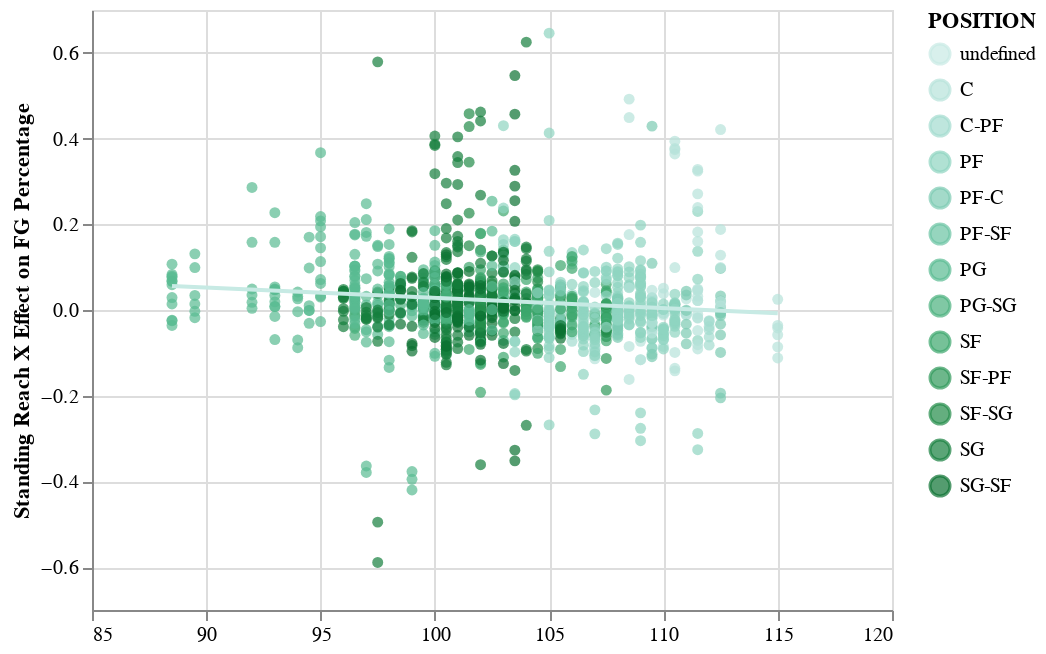

The notebook cell this image was saved under:
### Code cell
Base = alt.Chart(allclasses).mark_circle(size=30).encode(
x=alt.X(
  'STANDING_REACH',
  axis=alt.Axis(),
  scale=Scale(domain=[85, 120]),
  title=None
  ),
  y=alt.Y(
  'PCT_PLUSMINUS',
  axis=alt.Axis(),
  scale=Scale(domain=[-0.7, 0.7]),
  title='Standing Reach X Effect on FG Percentage'
  ),
  color = alt.Color('POSITION',scale = alt.Scale(scheme='bluegreen'))
 )

Base + Base.transform_regression('STANDING_REACH','PCT_PLUSMINUS').mark_line(color='black')

### Figure 1 — Vega-Lite specification as saved in the notebook (floating-point values rounded to 4 significant figures; data arrays with more than 128 entries replaced by an {"elided": "..."} marker saying what was removed)
{"config": {"view": {"continuousWidth": 400, "continuousHeight": 300}}, "layer": [{"mark": {"type": "circle", "size": 30}, "encoding": {"color": {"field": "POSITION", "scale": {"scheme": "bluegreen"}, "type": "nominal"}, "x": {"axis": {}, "field": "STANDING_REACH", "scale": {"domain": [85, 120]}, "title": null, "type": "quantitative"}, "y": {"axis": {}, "field": "PCT_PLUSMINUS", "scale": {"domain": [-0.7, 0.7]}, "title": "Standing Reach X Effect on FG Percentage", "type": "quantitative"}}}, {"mark": {"type": "line", "color": "black"}, "encoding": {"color": {"field": "POSITION", "scale": {"scheme": "bluegreen"}, "type": "nominal"}, "x": {"axis": {}, "field": "STANDING_REACH", "scale": {"domain": [85, 120]}, "title": null, "type": "quantitative"}, "y": {"axis": {}, "field": "PCT_PLUSMINUS", "scale": {"domain": [-0.7, 0.7]}, "title": "Standing Reach X Effect on FG Percentage", "type": "quantitative"}}, "transform": [{"on": "STANDING_REACH", "regression": "PCT_PLUSMINUS"}]}], "data": {"name": "data-88c67476a4503f0a087d1a6d730d223e"}, "$schema": "https://vega.github.io/schema/vega-lite/v4.17.0.json", "datasets": {"data-88c67476a4503f0a087d1a6d730d223e": {"elided": "1278 records"}}}
